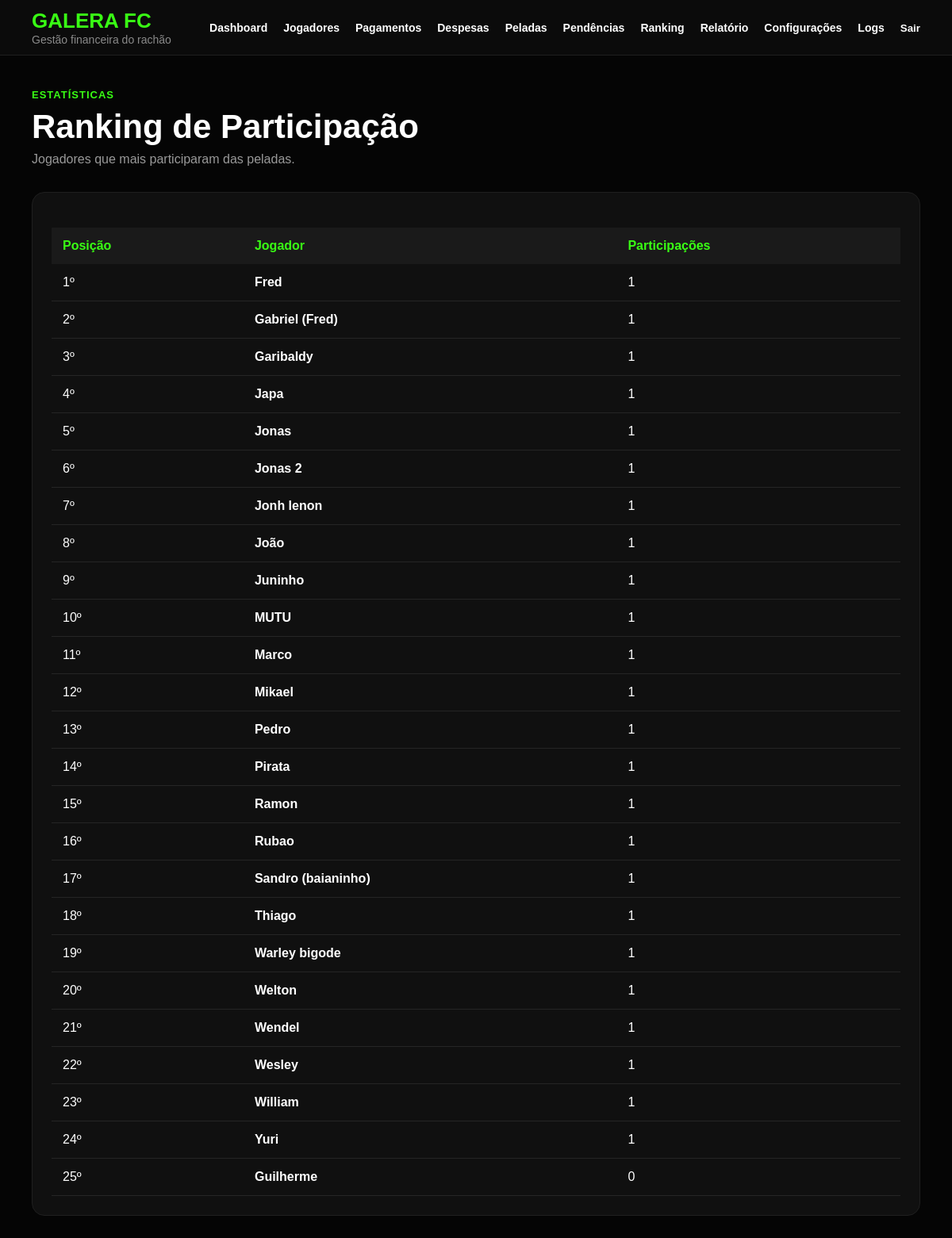
The app's page /ranking/ (signed in) with its own data.
### financeiro/models.py (models this page shows, shortened)
class Jogador(models.Model):
    TIPO_CHOICES = [
        ('MENSALISTA', 'Mensalista'),
        ('DIARISTA', 'Diarista'),
        ('VISITANTE', 'Visitante'),
    ]
    nome = models.CharField(max_length=100)
    telefone = models.CharField(max_length=20, blank=True)
    tipo = models.CharField(
        max_length=20,
        choices=TIPO_CHOICES,
        default='DIARISTA'
    )
    valor_mensal = models.DecimalField(
        max_digits=10,
        decimal_places=2,
        default=0
    )
    desconto_percentual = models.DecimalField(
        max_digits=5,
        decimal_places=2,
        default=0
    )
    ativo = models.BooleanField(default=True)
    criado_em = models.DateTimeField(
        auto_now_add=True
    )

### financeiro/views.py (the view)
# urls.py: path('ranking/', views.ranking_participacao, name='ranking_participacao'),
@login_required
def ranking_participacao(request):
    ranking = Jogador.objects.annotate(
        total_presencas=Count('presencas')
    ).order_by(
        '-total_presencas',
        'nome'
    )
    return render(
        request,
        'financeiro/ranking.html',
        {
            'ranking': ranking
        }
    )

### templates/financeiro/ranking.html (shortened to what this page needs)
{% extends 'financeiro/base.html' %}
{% block content %}
<div class="page-header">
   <span>Estatísticas</span>
   <h1>Ranking de Participação</h1>
   <p>Jogadores que mais participaram das peladas.</p>
</div>
<div class="section">
   <table class="table">
      <thead>
         <tr>
            <th>Posição</th>
            <th>Jogador</th>
            <th>Participações</th>
         </tr>
      </thead>
      <tbody>
         {% for jogador in ranking %}
         <tr>
            <td>
               {{ forloop.counter }}º
            </td>
            <td>
               <strong>
                  {{ jogador.nome }}
               </strong>
            </td>
            <td>
               {{ jogador.total_presencas }}
            </td>
         </tr>
         {% empty %}
         <tr>
            <td colspan="3" class="empty">
               Nenhuma participação registrada.
            </td>
         </tr>
         {% endfor %}
      </tbody>
   </table>
</div>
{% endblock %}

### static/css/dashboard.css (style rules this page uses)
* { margin: 0; padding: 0; box-sizing: border-box; font-family: Arial, Helvetica, sans-serif; }
body { background: #050505; color: #ffffff; min-height: 100vh; }
.page-header { margin-bottom: 32px; }
.page-header span { color: #39ff14; font-size: 13px; text-transform: uppercase; letter-spacing: 1px; font-weight: 700; }
.page-header h1 { font-size: 42px; margin: 8px 0; }
.page-header p { color: #999; }
.section { background: #101010; border: 1px solid #1f1f1f; border-radius: 16px; padding: 24px; margin-top: 24px; }
.table { width: 100%; border-collapse: collapse; margin-top: 20px; }
.table th { background: #1a1a1a; color: #39ff14; padding: 14px; text-align: left; }
.table td { padding: 14px; border-bottom: 1px solid #252525; }
.table { min-width: 800px; }
.section { overflow-x: auto; }

### records on screen
Jogador: nome "Fred", total_presencas "1"
Jogador: nome "Gabriel (Fred)", total_presencas "1"
Jogador: nome "Garibaldy", total_presencas "1"
Jogador: nome "Japa", total_presencas "1"
Jogador: nome "Jonas", total_presencas "1"
Jogador: nome "Jonas 2", total_presencas "1"
Jogador: nome "Jonh lenon", total_presencas "1"
Jogador: nome "João", total_presencas "1"
Jogador: nome "Juninho", total_presencas "1"
Jogador: nome "MUTU", total_presencas "1"
Jogador: nome "Marco", total_presencas "1"
Jogador: nome "Mikael", total_presencas "1"
Jogador: nome "Pedro", total_presencas "1"
Jogador: nome "Pirata", total_presencas "1"
Jogador: nome "Ramon", total_presencas "1"
Jogador: nome "Rubao", total_presencas "1"
Jogador: nome "Sandro (baianinho)", total_presencas "1"
Jogador: nome "Thiago", total_presencas "1"
Jogador: nome "Warley bigode", total_presencas "1"
Jogador: nome "Welton", total_presencas "1"
Jogador: nome "Wendel", total_presencas "1"
Jogador: nome "Wesley", total_presencas "1"
Jogador: nome "William", total_presencas "1"
Jogador: nome "Yuri", total_presencas "1"
Jogador: nome "Guilherme", total_presencas "0"
